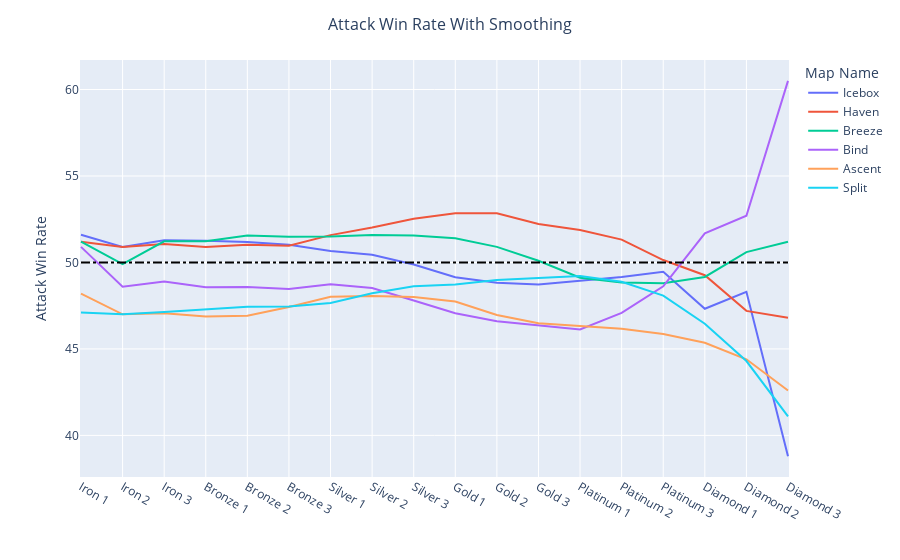

Here is the notebook cell this chart was saved with:
### Code cell
smoothed_atkwin_df = smoother(atkwin_df)
fig = px.line(smoothed_atkwin_df)
fig.add_shape(type='line',
                x0=0,
                y0=50,
                x1=num_ranks-1,
                y1=50,
                line=dict(color='Black', dash='dashdot'),
                xref='x',
                yref='y'
)
fig.update_layout(
    title={'text': f"Attack Win Rate With Smoothing", 'x': 0.5,
                         'xanchor': 'center', 'font': {'size': 16}},
    xaxis_title="", yaxis_title="Attack Win Rate"
)
fig.show()

### Figure 1 — Plotly figure (JSON) as saved in the notebook; plotly's stock layout.template omitted (floating-point values rounded to 4 significant figures)
{"data": [{"hovertemplate": "Map Name=Icebox<br>index=%{x}<br>value=%{y}<extra></extra>", "legendgroup": "Icebox", "line": {"color": "#636efa", "dash": "solid"}, "marker": {"symbol": "circle"}, "mode": "lines", "name": "Icebox", "orientation": "v", "showlegend": true, "type": "scatter", "x": ["Iron 1", "Iron 2", "Iron 3", "Bronze 1", "Bronze 2", "Bronze 3", "Silver 1", "Silver 2", "Silver 3", "Gold 1", "Gold 2", "Gold 3", "Platinum 1", "Platinum 2", "Platinum 3", "Diamond 1", "Diamond 2", "Diamond 3"], "xaxis": "x", "y": [51.6, 50.9, 51.28, 51.26, 51.18, 51.02, 50.66, 50.44, 49.88, 49.14, 48.82, 48.72, 48.94, 49.16, 49.46, 47.32, 48.3, 38.8], "yaxis": "y"}, {"hovertemplate": "Map Name=Haven<br>index=%{x}<br>value=%{y}<extra></extra>", "legendgroup": "Haven", "line": {"color": "#EF553B", "dash": "solid"}, "marker": {"symbol": "circle"}, "mode": "lines", "name": "Haven", "orientation": "v", "showlegend": true, "type": "scatter", "x": ["Iron 1", "Iron 2", "Iron 3", "Bronze 1", "Bronze 2", "Bronze 3", "Silver 1", "Silver 2", "Silver 3", "Gold 1", "Gold 2", "Gold 3", "Platinum 1", "Platinum 2", "Platinum 3", "Diamond 1", "Diamond 2", "Diamond 3"], "xaxis": "x", "y": [51.2, 50.9, 51.06, 50.9, 51.02, 50.96, 51.58, 52.02, 52.52, 52.84, 52.84, 52.22, 51.88, 51.32, 50.14, 49.26, 47.2, 46.8], "yaxis": "y"}, {"hovertemplate": "Map Name=Breeze<br>index=%{x}<br>value=%{y}<extra></extra>", "legendgroup": "Breeze", "line": {"color": "#00cc96", "dash": "solid"}, "marker": {"symbol": "circle"}, "mode": "lines", "name": "Breeze", "orientation": "v", "showlegend": true, "type": "scatter", "x": ["Iron 1", "Iron 2", "Iron 3", "Bronze 1", "Bronze 2", "Bronze 3", "Silver 1", "Silver 2", "Silver 3", "Gold 1", "Gold 2", "Gold 3", "Platinum 1", "Platinum 2", "Platinum 3", "Diamond 1", "Diamond 2", "Diamond 3"], "xaxis": "x", "y": [51.2, 49.9, 51.22, 51.22, 51.56, 51.48, 51.5, 51.58, 51.56, 51.4, 50.9, 50.1, 49.12, 48.84, 48.8, 49.16, 50.6, 51.2], "yaxis": "y"}, {"hovertemplate": "Map Name=Bind<br>index=%{x}<br>value=%{y}<extra></extra>", "legendgroup": "Bind", "line": {"color": "#ab63fa", "dash": "solid"}, "marker": {"symbol": "circle"}, "mode": "lines", "name": "Bind", "orientation": "v", "showlegend": true, "type": "scatter", "x": ["Iron 1", "Iron 2", "Iron 3", "Bronze 1", "Bronze 2", "Bronze 3", "Silver 1", "Silver 2", "Silver 3", "Gold 1", "Gold 2", "Gold 3", "Platinum 1", "Platinum 2", "Platinum 3", "Diamond 1", "Diamond 2", "Diamond 3"], "xaxis": "x", "y": [50.9, 48.6, 48.9, 48.56, 48.58, 48.46, 48.74, 48.52, 47.8, 47.06, 46.6, 46.36, 46.12, 47.08, 48.62, 51.68, 52.7, 60.5], "yaxis": "y"}, {"hovertemplate": "Map Name=Ascent<br>index=%{x}<br>value=%{y}<extra></extra>", "legendgroup": "Ascent", "line": {"color": "#FFA15A", "dash": "solid"}, "marker": {"symbol": "circle"}, "mode": "lines", "name": "Ascent", "orientation": "v", "showlegend": true, "type": "scatter", "x": ["Iron 1", "Iron 2", "Iron 3", "Bronze 1", "Bronze 2", "Bronze 3", "Silver 1", "Silver 2", "Silver 3", "Gold 1", "Gold 2", "Gold 3", "Platinum 1", "Platinum 2", "Platinum 3", "Diamond 1", "Diamond 2", "Diamond 3"], "xaxis": "x", "y": [48.2, 47, 47.06, 46.88, 46.92, 47.42, 48.02, 48.06, 48, 47.74, 46.96, 46.48, 46.32, 46.16, 45.86, 45.36, 44.4, 42.6], "yaxis": "y"}, {"hovertemplate": "Map Name=Split<br>index=%{x}<br>value=%{y}<extra></extra>", "legendgroup": "Split", "line": {"color": "#19d3f3", "dash": "solid"}, "marker": {"symbol": "circle"}, "mode": "lines", "name": "Split", "orientation": "v", "showlegend": true, "type": "scatter", "x": ["Iron 1", "Iron 2", "Iron 3", "Bronze 1", "Bronze 2", "Bronze 3", "Silver 1", "Silver 2", "Silver 3", "Gold 1", "Gold 2", "Gold 3", "Platinum 1", "Platinum 2", "Platinum 3", "Diamond 1", "Diamond 2", "Diamond 3"], "xaxis": "x", "y": [47.1, 47, 47.14, 47.28, 47.44, 47.46, 47.66, 48.22, 48.62, 48.72, 48.98, 49.1, 49.22, 48.88, 48.08, 46.46, 44.3, 41.1], "yaxis": "y"}], "layout": {"legend": {"title": {"text": "Map Name"}, "tracegroupgap": 0}, "margin": {"t": 60}, "shapes": [{"line": {"color": "Black", "dash": "dashdot"}, "type": "line", "x0": 0, "x1": 17, "xref": "x", "y0": 50, "y1": 50, "yref": "y"}], "title": {"font": {"size": 16}, "text": "Attack Win Rate With Smoothing", "x": 0.5, "xanchor": "center"}, "xaxis": {"anchor": "y", "domain": [0, 1], "title": {"text": ""}}, "yaxis": {"anchor": "x", "domain": [0, 1], "title": {"text": "Attack Win Rate"}}}}
